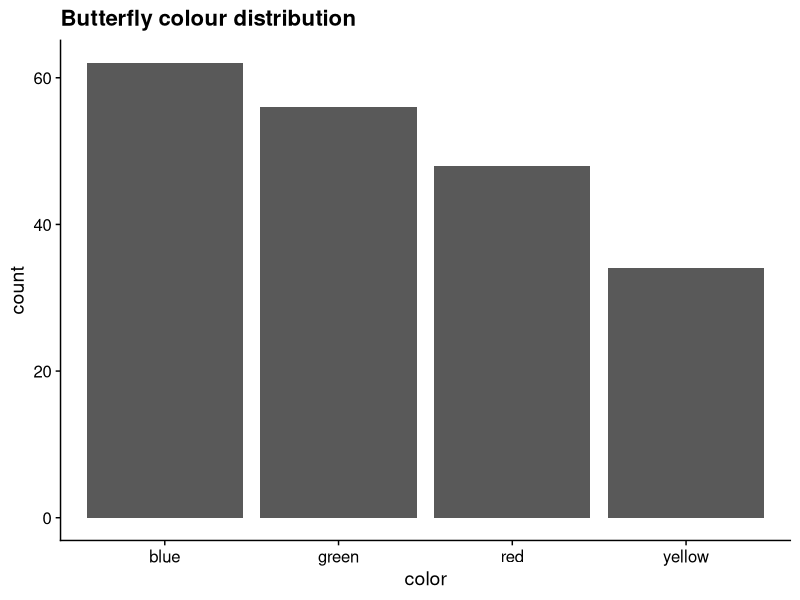
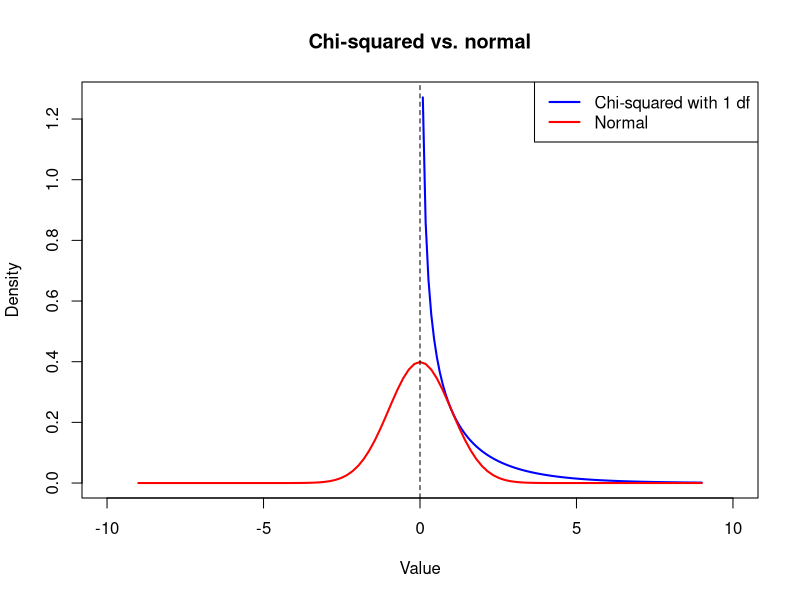
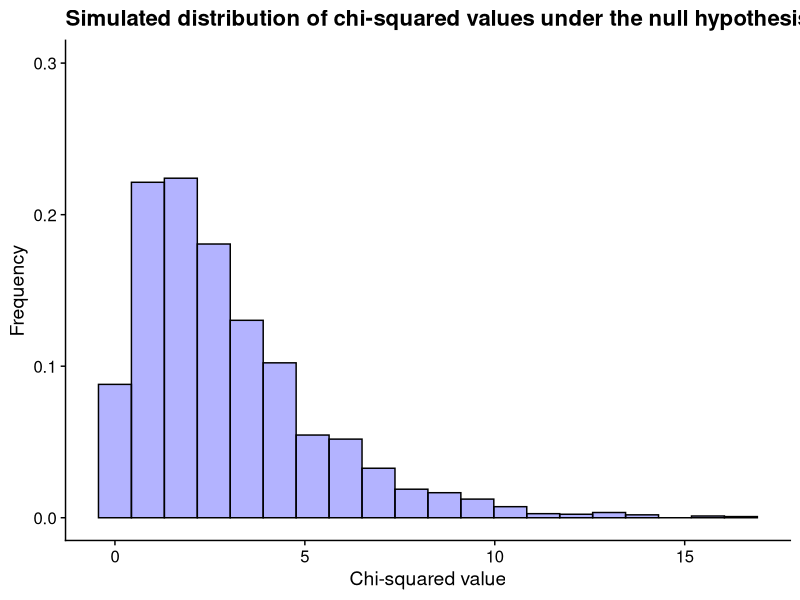
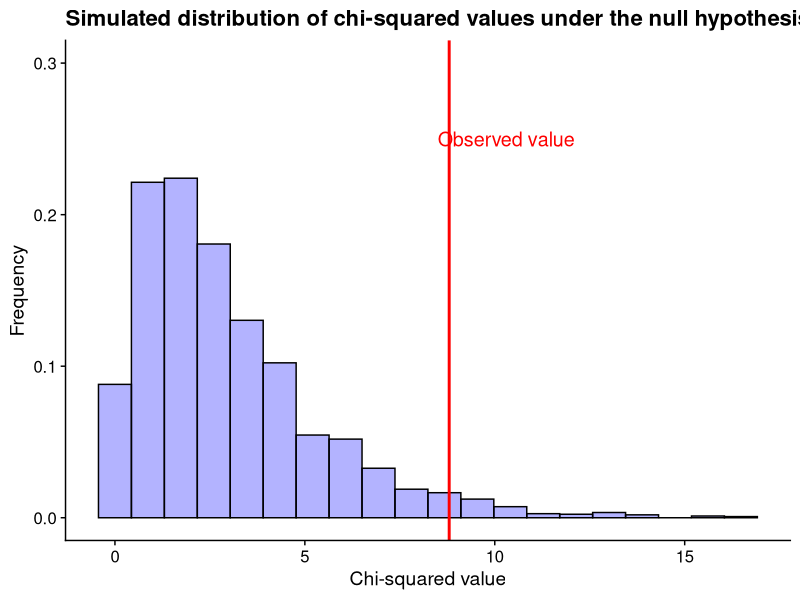
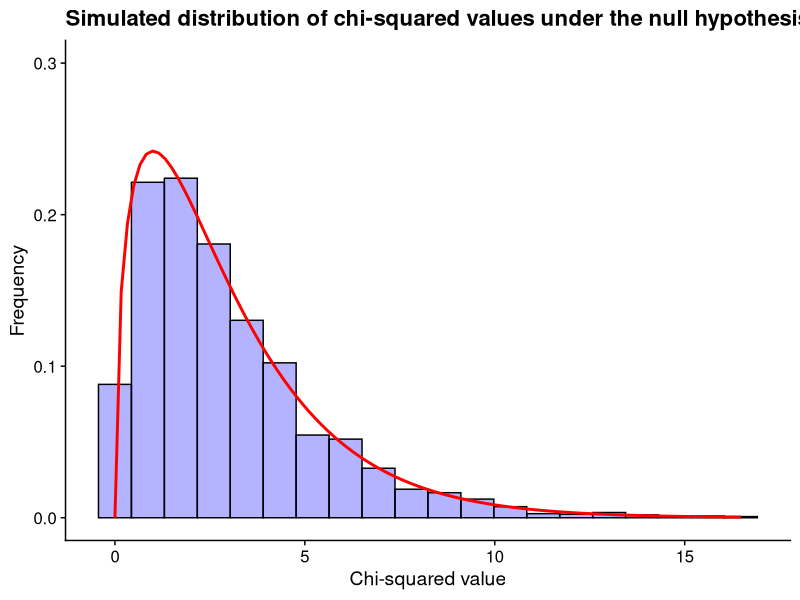
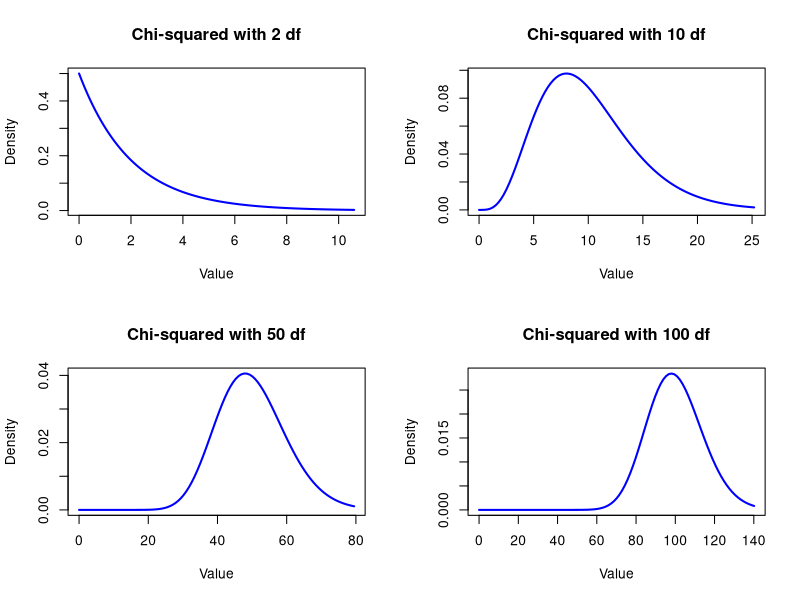
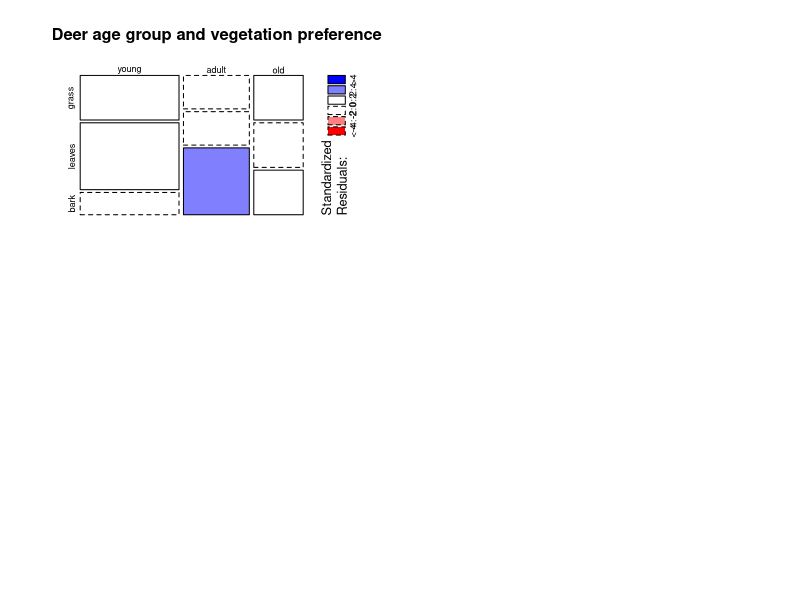

These charts were generated, in order, by the following R code:
## ---- chunk 1
library(tidyverse)
library(cowplot)
theme_set(theme_cowplot())
## ---- chunk 2
#| code-fold: true

library(ggplot2)
# generate some butterfly data
butterfly_data <- data.frame(
    color = c("red", "blue", "green", "yellow"),
    count = c(48, 62, 56, 34)
)

# plot the data
ggplot(butterfly_data, aes(x = color, y = count)) +
    geom_bar(stat = "identity") +
    labs(title = "Butterfly colour distribution")

## ---- chunk 3
#| code-fold: true

curve(dchisq(x, df = 1), from = 0, to = 9, xlim = c(-10, 10), col = "blue", lwd = 2, ylab = "Density", xlab = "Value", main = "Chi-squared vs. normal")
curve(dnorm(x, mean = 0, sd = 1), from = -9, to = 9, col = "red", lwd = 2, add = TRUE)
abline(v = 0, col = "black", lty = 2)
legend("topright", legend = c("Chi-squared with 1 df", "Normal"), col = c("blue", "red"), lwd = 2)

## ---- chunk 4
#| code-fold: true
butterfly_data %>%
    knitr::kable()
## ---- chunk 5
#| code-fold: true
df <- butterfly_data %>%
    mutate(expected = 200 * 0.25)
knitr::kable(df)
## ---- chunk 6
#| code-fold: false
chi_squared <- sum((df$count - df$expected)^2 / df$expected)
chi_squared
## ---- chunk 7
#| code-fold: true

# simulate sampling of 200 butterflies 1000 times under the null hypothesis and plot the distribution of chi-squared values
set.seed(123)
cols <- c("red", "blue", "green", "yellow")
B <- 3000
test_statistic <- vector(mode = "numeric", length = B)
for (i in 1:B) {
    sim <- sample(
        x = cols, size = 200, replace = TRUE,
        prob = c(0.25, 0.25, 0.25, 0.25)
    )
    sim_y <- table(sim)
    test_statistic[i] <- sum((sim_y - 50)^2 / 50)
}

p1 <-
    ggplot(data.frame(test_statistic), aes(x = test_statistic)) +
    geom_histogram(aes(y = ..density..), bins = 20, fill = "blue", colour = "black", alpha = 0.3) +
    ylim(0, 0.3) +
    labs(title = "Simulated distribution of chi-squared values under the null hypothesis") +
    xlab("Chi-squared value") +
    ylab("Frequency")
p1
## ---- chunk 8
#| code-fold: true
p1 +
    geom_vline(xintercept = chi_squared, color = "red", size = 1) +
    # label the line
    annotate("text", x = chi_squared + 1.5, y = 0.25, label = "Observed value", color = "red", size = 5)
## ---- chunk 9
mean(test_statistic >= chi_squared)
## ---- chunk 10
#| code-fold: true

ggplot(data.frame(test_statistic), aes(x = test_statistic)) +
    geom_histogram(aes(y = ..density..), bins = 20, fill = "blue", colour = "black", alpha = 0.3) +
    ylim(0, 0.3) +
    stat_function(fun = dchisq, args = list(df = 3), color = "red", size = 1) +
    labs(title = "Simulated distribution of chi-squared values under the null hypothesis") +
    xlab("Chi-squared value") +
    ylab("Frequency")
## ---- chunk 11
#| code-fold: true

par(mfrow = c(2, 2))
curve(dchisq(x, df = 2), from = 0, to = qchisq(0.995, df = 2), col = "blue", lwd = 2, ylab = "Density", xlab = "Value", main = "Chi-squared with 2 df")
curve(dchisq(x, df = 10), from = 0, to = qchisq(0.995, df = 10), col = "blue", lwd = 2, ylab = "Density", xlab = "Value", main = "Chi-squared with 10 df")
curve(dchisq(x, df = 50), from = 0, to = qchisq(0.995, df = 50), col = "blue", lwd = 2, ylab = "Density", xlab = "Value", main = "Chi-squared with 50 df")
curve(dchisq(x, df = 100), from = 0, to = qchisq(0.995, df = 100), col = "blue", lwd = 2, ylab = "Density", xlab = "Value", main = "Chi-squared with 100 df")

## ---- chunk 12
#| code-fold: false

# chi-squared test for goodness of fit
fit <- chisq.test(df$count, p = rep(0.25, 4))
## ---- chunk 13
fit$observed
## ---- chunk 14
fit
## ---- chunk 15
#| code-fold: true

# create contingency table as matrix with labels
deer_data <- matrix(c(20, 30, 10, 10, 10, 20, 10, 10, 10), nrow = 3, byrow = TRUE)
rownames(deer_data) <- c("young", "adult", "old")
colnames(deer_data) <- c("grass", "leaves", "bark")
deer_data

## ---- chunk 16
#| code-fold: false

# chi-squared test for independence
fit <- chisq.test(deer_data) # exclude the age group column
fit
## ---- chunk 17
#| code-fold: true

mosaicplot(deer_data, 
  shade = TRUE,
  main = "Deer age group and vegetation preference")
